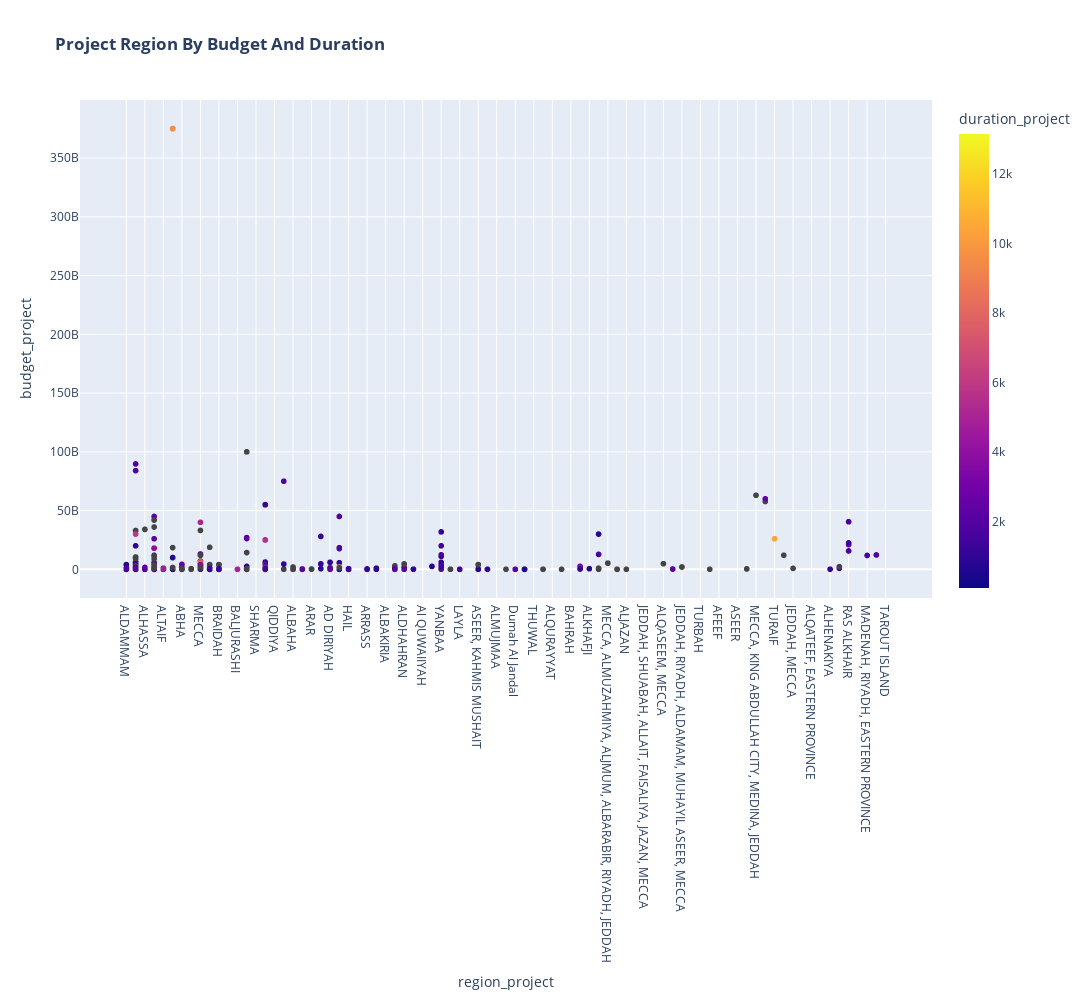

Notebook cell for this chart:
### Code cell
# 6- Interactive Plot (Scatter) shows the Project Budget By Region And Duration

px.scatter(
    data_frame = df, # data
    x = "region_project", # x value
    y = "budget_project", # y value 
    width=1100, height=1000,
    color ='duration_project',
    title = "<b>Project Region By Budget And Duration</b>"
    )

### Figure 1 — Plotly figure (JSON) as saved in the notebook; plotly's stock layout.template omitted (floating-point values rounded to 4 significant figures; data arrays with more than 128 entries replaced by an {"elided": "..."} marker saying what was removed)
{"data": [{"hovertemplate": "region_project=%{x}<br>budget_project=%{y}<br>duration_project=%{marker.color}<extra></extra>", "legendgroup": "", "marker": {"color": {"elided": "2179 int values"}, "coloraxis": "coloraxis", "symbol": "circle"}, "mode": "markers", "name": "", "showlegend": false, "type": "scattergl", "x": {"elided": "2179 str values"}, "xaxis": "x", "y": {"elided": "2179 int values"}, "yaxis": "y"}], "layout": {"coloraxis": {"colorbar": {"title": {"text": "duration_project"}}, "colorscale": [[0, "#0d0887"], [0.1111, "#46039f"], [0.2222, "#7201a8"], [0.3333, "#9c179e"], [0.4444, "#bd3786"], [0.5556, "#d8576b"], [0.6667, "#ed7953"], [0.7778, "#fb9f3a"], [0.8889, "#fdca26"], [1, "#f0f921"]]}, "height": 1000, "legend": {"tracegroupgap": 0}, "title": {"text": "<b>Project Region By Budget And Duration</b>"}, "width": 1100, "xaxis": {"anchor": "y", "autorange": true, "domain": [0, 1], "range": [-5.004, 87.0], "title": {"text": "region_project"}, "type": "category"}, "yaxis": {"anchor": "x", "autorange": true, "domain": [0, 1], "range": [-24630000000.0, 399600000000.0], "title": {"text": "budget_project"}, "type": "linear"}}}
